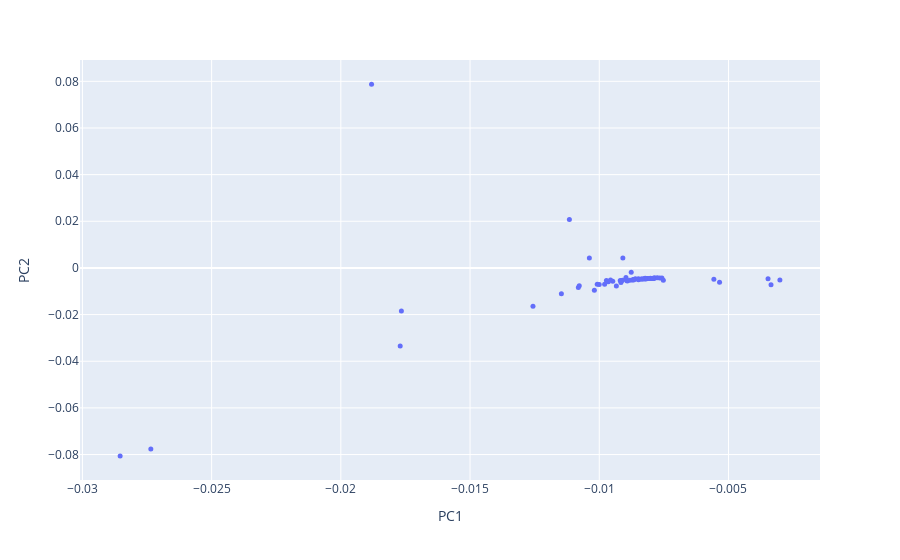

Here is the notebook cell this chart was saved with:
### Code cell
#from above plot, we can observe that professor GuzmanRosemary and QuanZhiyu are obvious outliers.
#So we remove them and regenerate the plot
new_l1_pca = l1_pca.drop(['GuzmanRosemaryK_papers','WeiWei_papers','FadinaTolulope_papers'])
fig_newl1 = px.scatter(new_l1_pca, x='PC1', y='PC2', hover_name=new_l1_pca.index)
fig_newl1.update_traces(marker=dict(size=5))

fig_newl1.show()

### Figure 1 — Plotly figure (JSON) as saved in the notebook; plotly's stock layout.template omitted (floating-point values rounded to 4 significant figures)
{"data": [{"hovertemplate": "<b>%{hovertext}</b><br><br>PC1=%{x}<br>PC2=%{y}<extra></extra>", "hovertext": ["AhlgrenScottD_papers", "AlbinPierre_papers", "BaloghJózsef_papers", "BaryshnikovYuliyM_papers", "Berwick-EvansDaniel_papers", "BocaFlorin-Petre_papers", "BradlowStevenBenjamin_papers", "BronskiJaredC_papers", "CooneyDanielB_papers", "DeVilleRELee_papers", "DeyParthaSarathi_papers", "DiFrancescoPhilippe_papers", "DoddChristopher_papers", "DunfieldNathanM_papers", "DuttaSankarPrasad_papers", "DuursmaIwanMaynard_papers", "ErdoğanMehmetBurak_papers", "FengRunhuan_papers", "FernandesRuiLoja_papers", "FordKevinB_papers", "HaboushWilliamJ_papers", "HellerJeremiahBen_papers", "HinkkanenAimo_papers", "HiraniAnilN_papers", "HungPei-Ken_papers", "HurVeraMikyoung_papers", "IvanovSergeiVladimirovich_papers", "JandaFelix_papers", "JingXiaochen_papers", "JungeMarius_papers", "KatzSheldonH_papers", "KedemRinat_papers", "KermanEly_papers", "KirkpatrickKayLene_papers", "KirrEduard_papers", "KostochkaAlexandrV_papers", "KutzarovaDenkaN_papers", "LaNaveGabriele_papers", "LaugesenRichardSnyder_papers", "LeditzkyFelix_papers", "LermanEugeneM_papers", "LiXiaochun_papers", "LiuYuan_papers", "McCarthyRandy_papers", "MineyevIgor_papers", "NikolaevIgorG_papers", "OikhbergTimur_papers", "PascaleffJamesThomas_papers", "RaptiZoi_papers", "RasmussenJacob_papers", "RasmussenSarahDean_papers", "RezkCharlesW_papers", "ReznickBruce_papers", "SongRenming_papers", "SowersRichardB_papers", "StojanoskaVesna_papers", "ThornerJesse_papers", "TolmanSusan_papers", "TumanovAlexander_papers", "TysonJeremyT_papers", "TzirakisNikolaos_papers", "WuXuan_papers", "YongAlexanderTF_papers", "YoungAmanda_papers", "ZaharescuAlexandru_papers", "ZharnitskyVadim_papers"], "legendgroup": "", "marker": {"color": "#636efa", "size": 5, "symbol": "circle"}, "mode": "markers", "name": "", "orientation": "v", "showlegend": false, "type": "scatter", "x": [-0.008256, -0.008967, -0.00766, -0.008764, -0.008731, -0.007849, -0.01008, -0.007892, -0.01766, -0.007576, -0.008674, -0.008052, -0.01256, -0.009087, -0.02854, -0.01147, -0.008161, -0.005566, -0.009478, -0.007864, -0.0177, -0.008916, -0.008485, -0.009096, -0.01881, -0.008138, -0.01116, -0.01, -0.00347, -0.007954, -0.01019, -0.008036, -0.009131, -0.008297, -0.008671, -0.007755, -0.008021, -0.01081, -0.007521, -0.008197, -0.008486, -0.009189, -0.009723, -0.01077, -0.01038, -0.02735, -0.008033, -0.009793, -0.007917, -0.008375, -0.008603, -0.008822, -0.008665, -0.008475, -0.003011, -0.009161, -0.008215, -0.008925, -0.00965, -0.009565, -0.008224, -0.005345, -0.009339, -0.003354, -0.007921, -0.008346], "xaxis": "x", "y": [-0.004669, -0.004121, -0.004284, -0.00182, -0.00517, -0.004342, -0.006994, -0.004393, -0.01846, -0.004367, -0.00517, -0.004496, -0.01638, 0.004237, -0.08057, -0.01102, -0.00458, -0.004875, -0.005746, -0.004342, -0.03343, -0.005569, -0.004591, -0.00524, 0.0788, -0.004574, 0.02077, -0.007083, -0.004672, -0.004491, -0.009516, -0.00449, -0.005435, -0.004708, -0.004979, -0.004255, -0.00446, -0.008367, -0.005307, -0.004706, -0.005039, -0.005402, -0.005412, -0.00762, 0.004254, -0.07762, -0.004477, -0.007026, -0.004428, -0.004741, -0.004657, -0.005298, -0.004968, -0.004928, -0.005152, -0.006228, -0.004618, -0.00538, -0.00588, -0.005178, -0.004379, -0.006143, -0.007725, -0.007221, -0.004525, -0.004696], "yaxis": "y"}], "layout": {"legend": {"tracegroupgap": 0}, "margin": {"t": 60}, "xaxis": {"anchor": "y", "domain": [0, 1], "title": {"text": "PC1"}}, "yaxis": {"anchor": "x", "domain": [0, 1], "title": {"text": "PC2"}}}}
